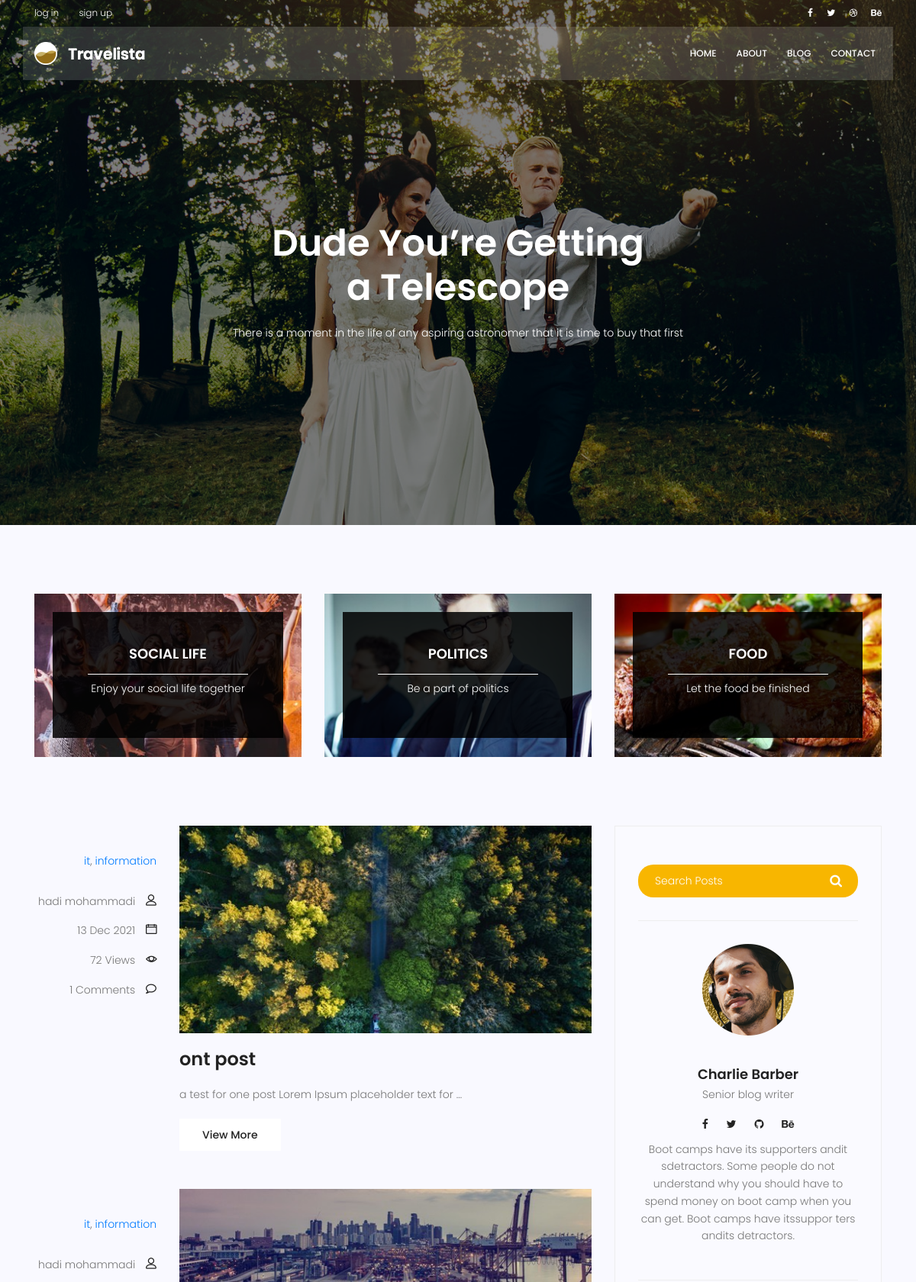
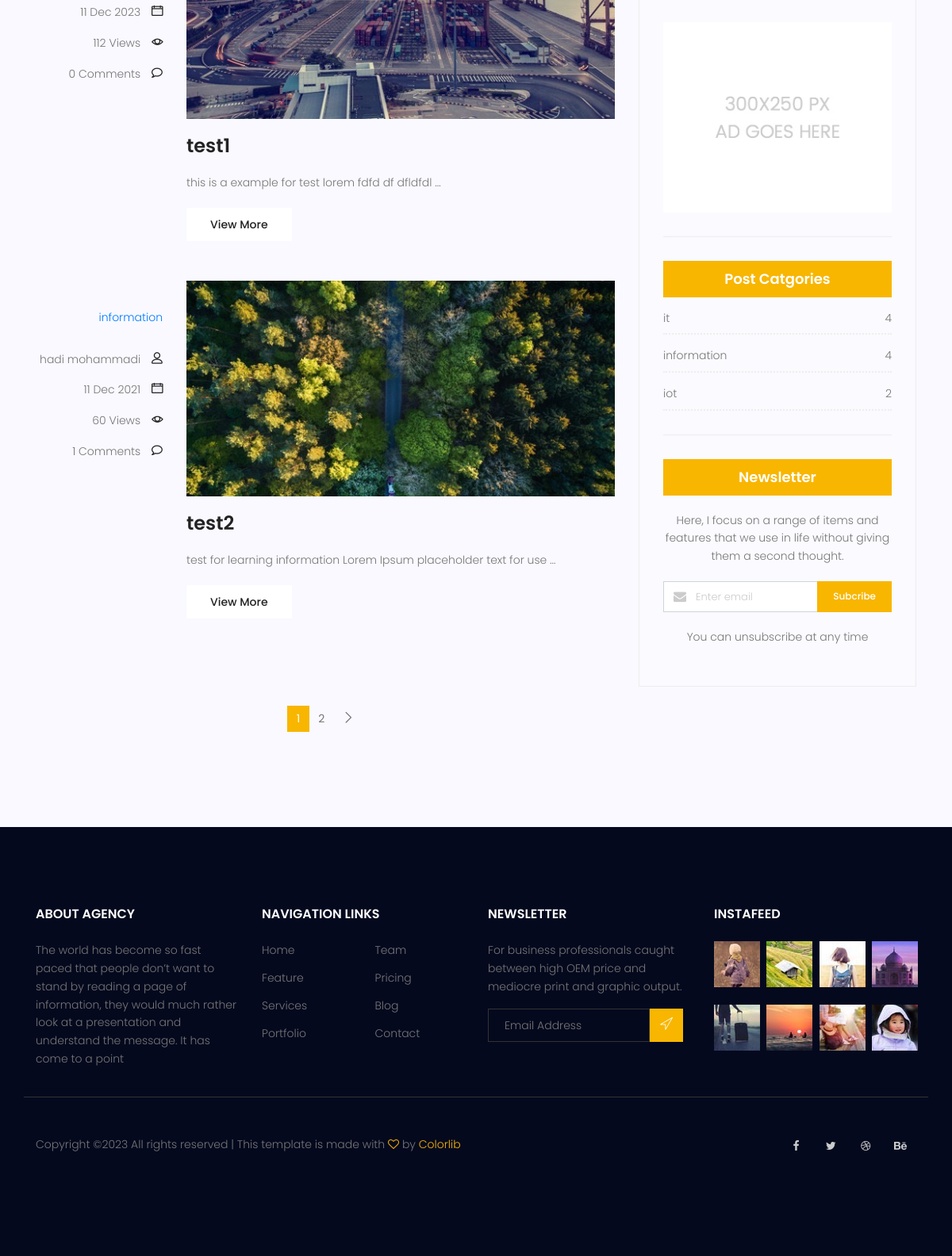
Screenshot of /blog/ with the database file from the repository (2 pictures, top to bottom).
### blog/models.py (models this page shows, shortened)
class Category(models.Model):
    name = models.CharField(max_length=255)
    def __str__(self):
        return self.name

class Post(models.Model):
    image = models.ImageField(upload_to='blog/', default='blog/defult.jpg')
    author = models.ForeignKey(User, on_delete=models.SET_NULL, null=True)
    title = models.CharField(max_length=255)
    content = models.TextField()
    tags = TaggableManager()
    category = models.ManyToManyField(Category)
    counted_views = models.IntegerField(default=0)
    status = models.BooleanField(default=False)
    published_date = models.DateTimeField(null=True)
    created_date = models.DateTimeField(auto_now_add=True)
    updated_date = models.DateTimeField(auto_now=True)
    class Meta:
        ordering = ['created_date']

### blog/views.py (the view)
# urls.py: path('',blog_view, name='index'),
def blog_view(request,**kwargs):
    posts = Post.objects.filter(published_date__lte=timezone.now(), status=1)
    if kwargs.get('cat_name'):
        posts=posts.filter(category__name=kwargs['cat_name'])
    if kwargs.get('authoer_username'):
        posts=posts.filter(author__username=kwargs['author_username'])
    if kwargs.get('tag_name'):
        posts=posts.filter(tags__name__in=[kwargs['tag_name']])
    posts=Paginator(posts,3)
    try:
        page_number=request.GET.get('page')
        posts=posts.get_page(page_number)
    except PageNotAnInteger:
        posts=posts.get_page(1)
    except EmptyPage:
        posts=posts.get_page(1)
    context={'posts':posts}
    return render(request,'blog/blog-home.html',context)

### blog/templatetags/blog_tags.py (called while the page is built)
@register.inclusion_tag('blog/blog-post-categories.html')
def postcategories():
    posts = Post.objects.filter(status=1)
    categories=Category.objects.all()
    cat_dict={}
    for name in categories:
        cat_dict[name]=posts.filter(category=name).count
    return {'categories':cat_dict}

@register.simple_tag(name='comments_count')
def function(pid):
    post=Post.objects.get(pk=pid)
    return Comment.objects.filter(post=post.id,approved=True).count()

### templates/blog/blog-home.html (shortened to what this page needs)
{%extends 'base.html' %}
{% load static %}
{%load blog_tags%}
{%block content %}
<section class="banner-area relative blog-home-banner" id="home">
	<div class="overlay overlay-bg"></div>
	<div class="container">
		<div class="row d-flex align-items-center justify-content-center">
			<div class="about-content blog-header-content col-lg-12">
				<h1 class="text-white">
					Dude You’re Getting
					a Telescope
				</h1>
				<p class="text-white">
					There is a moment in the life of any aspiring astronomer that it is time to buy that first
				</p>
			</div>
		</div>
	</div>
</section>
<section class="top-category-widget-area pt-90 pb-90 ">
	<div class="container">
		<div class="row">
			<div class="col-lg-4">
				<div class="single-cat-widget">
					<div class="content relative">
						<div class="overlay overlay-bg"></div>
						<a href="#" target="_blank">
						  <div class="thumb">
							   <img class="content-image img-fluid d-block mx-auto" src="{%static 'img/blog/cat-widget1.jpg' %}" alt="">
							</div>
						  <div class="content-details">
							<h4 class="content-title mx-auto text-uppercase">Social life</h4>
							<span></span>
							<p>Enjoy your social life together</p>
						  </div>
						</a>
					</div>
				</div>
			</div>
			<div class="col-lg-4">
				<div class="single-cat-widget">
					<div class="content relative">
						<div class="overlay overlay-bg"></div>
						<a href="#" target="_blank">
						  <div class="thumb">
							   <img class="content-image img-fluid d-block mx-auto" src="{%static 'img/blog/cat-widget2.jpg' %}" alt="">
							</div>
						  <div class="content-details">
							<h4 class="content-title mx-auto text-uppercase">Politics</h4>
							<span></span>
							<p>Be a part of politics</p>
						  </div>
						</a>
					</div>
				</div>
			</div>
			<div class="col-lg-4">
				<div class="single-cat-widget">
					<div class="content relative">
						<div class="overlay overlay-bg"></div>
						<a href="#" target="_blank">
						  <div class="thumb">
							   <img class="content-image img-fluid d-block mx-auto" src="{%static 'img/blog/cat-widget3.jpg' %}" alt="">
							</div>
						  <div class="content-details">
							<h4 class="content-title mx-auto text-uppercase">Food</h4>
							<span></span>
							<p>Let the food be finished</p>
						  </div>
						</a>
					</div>
				</div>
			</div>
		</div>
	</div>
</section>
<section class="post-content-area">
	<div class="container">
		<div class="row">
			<div class="col-lg-8 posts-list">
				{%for post in posts %}
				<div class="single-post row">
					<div class="col-lg-3  col-md-3 meta-details">
						<ul class="tags">
							{%for cat in post.category.all %}
							<a href="{%url 'blog:category' cat_name=cat.name%}">{{cat.name}}</a>{% if not forloop.last %},{%endif%}
							{%endfor%}
						</ul>
						<div class="user-details row">
							<p class="user-name col-lg-12 col-md-12 col-6"><a href="{%url 'blog:author' author_username=post.author.username%}">{{post.author.get_full_name}}</a> <span class="lnr lnr-user"></span></p>
							<p class="date col-lg-12 col-md-12 col-6"><a href="#">{{post.published_date|date:"d M Y"}}</a> <span class="lnr lnr-calendar-full"></span></p>
							<p class="view col-lg-12 col-md-12 col-6"><a href="#">{{post.counted_views}} Views</a> <span class="lnr lnr-eye"></span></p>
							<p class="comments col-lg-12 col-md-12 col-6"><a href="#">{%comments_count post.id%} Comments</a> <span class="lnr lnr-bubble"></span></p>
						</div>
					</div>
					<div class="col-lg-9 col-md-9 ">
						<div class="feature-img">
							<img class="img-fluid" src="{{ post.image.url }}" alt="">
						</div>
						<a class="posts-title" href="{% url 'blog:single' pid=post.id %}"><h3>{{ post.title}}</h3></a>
						<p class="excert">
							{{ post.content|truncatewords:10}}
						</p>
						<a href="{% url 'blog:single' pid=post.id %}" class="primary-btn">View More</a>
					</div>
				</div>
				{% endfor %}
				<nav class="blog-pagination justify-content-center d-flex">
					<ul class="pagination">
						{%for i in posts.paginator.page_range%}
						{% if posts.number == i %}
							<li class="page-item active"><a href="?page={{i}}" class="page-link">{{i}}</a></li>
							{%else%}
							<li class="page-item "><a href="?page={{i}}" class="page-link">{{i}}</a></li>
						{%endif%}
						{%endfor%}
						{%if posts.has_next %}
							<a href="?page={{posts.next_page_number}}" class="page-link" aria-label="Next">
								<span aria-hidden="true">
									<span class="lnr lnr-chevron-right"></span>
								</span>
							</a>
						{%endif%}
					</ul>
				</nav>
			</div>
			<div class="col-lg-4 sidebar-widgets">
				<div class="widget-wrap">
					{%include 'blog/blog-search.html' %}
					{% include 'blog/blog-writer.html' %}
					{%include 'blog/blog-ads.html'%}
					{% postcategories%}
					{%include 'blog/blog-newletter.html'%}
				</div>
			</div>
		</div>
	</div>
</section>
{% endblock %}

### templates/blog/blog-post-categories.html
{%load static %}
<div class="single-sidebar-widget post-category-widget">
    <h4 class="category-title">Post Catgories</h4>
    <ul class="cat-list">
    {%for name,count in categories.items%}
        <li>
            <a href="{%url 'blog:category' cat_name=name%}" class="d-flex justify-content-between">
                <p>{{name}}</p>
                <p>{{count}}</p>
            </a>
        </li>
    {%endfor%}
    </ul>
</div>

### rows the page displays
Post: author.get_full_name "hadi mohammadi", published_date "13 Dec 2021", counted_views "72", id "1", image (picture), title "ont post", content "a test for one post Lorem Ipsum placeholder text for …"
Category: name "it", count "4"
Category: name "information", count "4"
Post: author.get_full_name "hadi mohammadi", published_date "11 Dec 2023", counted_views "112", id "0", image (picture), title "test1", content "this is a example for test lorem fdfd df dfldfdl …"
Post: author.get_full_name "hadi mohammadi", published_date "11 Dec 2021", counted_views "60", id "1", image (picture), title "test2", content "test for learning information Lorem Ipsum placeholder text for use …"
Category: name "iot", count "2"

### other values shown
{{ i }} "1"
{{ i }} "2"
